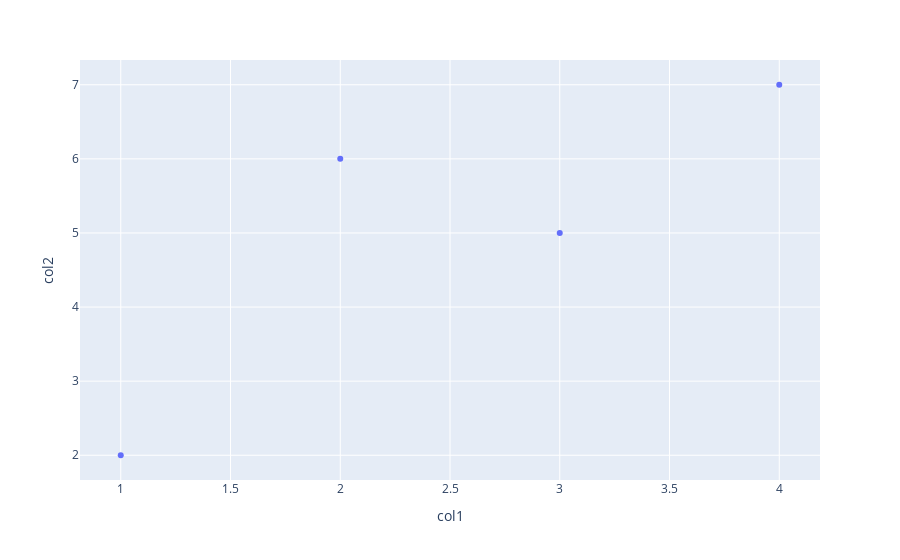

Notebook code cell kept with this figure:
### Code cell
fig.show()

### Figure 1 — Plotly figure (JSON) as saved in the notebook; plotly's stock layout.template omitted (floating-point values rounded to 4 significant figures)
{"data": [{"hovertemplate": "col1=%{x}<br>col2=%{y}<extra></extra>", "legendgroup": "", "marker": {"color": "#636efa", "symbol": "circle"}, "mode": "markers", "name": "", "orientation": "v", "showlegend": false, "type": "scatter", "x": [1, 2, 3, 4], "xaxis": "x", "y": [2, 6, 5, 7], "yaxis": "y"}], "layout": {"legend": {"tracegroupgap": 0}, "margin": {"t": 60}, "xaxis": {"anchor": "y", "domain": [0, 1], "title": {"text": "col1"}}, "yaxis": {"anchor": "x", "domain": [0, 1], "title": {"text": "col2"}}}}
